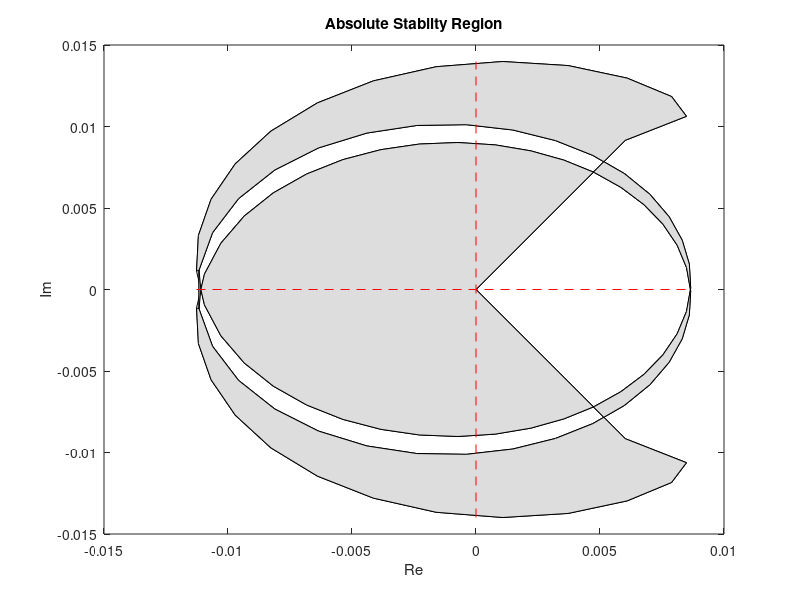

MATLAB code for this plot:

clear

N = 100;
th = linspace(0,2*pi,N);
r = exp(i*th);

%below are the boundry locus functions
% fb = @(r) (r.^4-r.^3)./((-0.904040490087420) + (4.58835128117635*r) + (-1.24865552362207*r.^2) + (1.27287284517877*r.^3) + (0.291471887354060*r.^4));
fa=@(r) (r.^4-r.^3)./((-91.5922044358731) + (112.894695788715*r) + (-21.9171145965376*r.^3) + (4.61462324369555*r.^4));            
% fc=@(r)  ((r.^4) + (- 3.66402080425155*r.^3) + (10.1552923338181*r.^2) + (-23.6954871919049*r) +16.2042156623407 )./(0.336251099998667*r.^4);


%implemet these if you want to check what happens when delta_t goes to o
% fa=@(r) (r.^4-r.^3);
% fb = @(r) (r.^4-r.^3);
% fc=@(r)  ((r.^4) + (- 3.66402080425155*r.^3) + (10.1552923338181*r.^2) + (-23.6954871919049*r) +16.2042156623407 );
% fc=@(r)  ((r^4) + (- 3.66402080425155*r.^3) + (10.1552923338181*r.^2) + (-23.6954871919049*r) +16.2042156623407 );

%for the 4c roots can be calulated as in here,
% pol=[1 -3.66402080425155 10.1552923338181 -23.6954871919049 16.2042156623407];
% roots(pol);

%plot the graph
x = fa(r);
plot(x,'k-'); hold on;
clr = [221 221 221]/255;
fill(real(x),imag(x),clr)
plot([min(real(x)) max(real(x))],[0 0],'r--')
plot([0 0],[min(imag(x)) max(imag(x))],'r--')
title('Absolute Stabilty Region');
xlabel('Re');
ylabel('Im');
